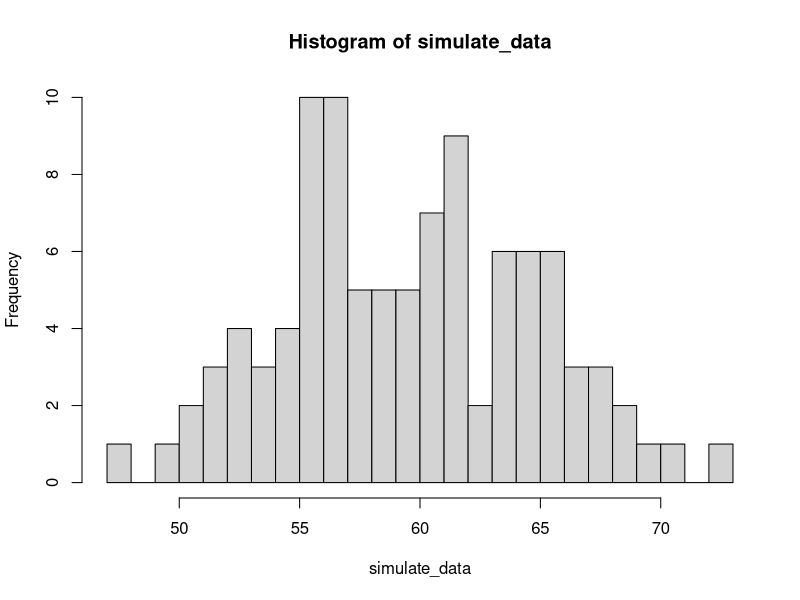
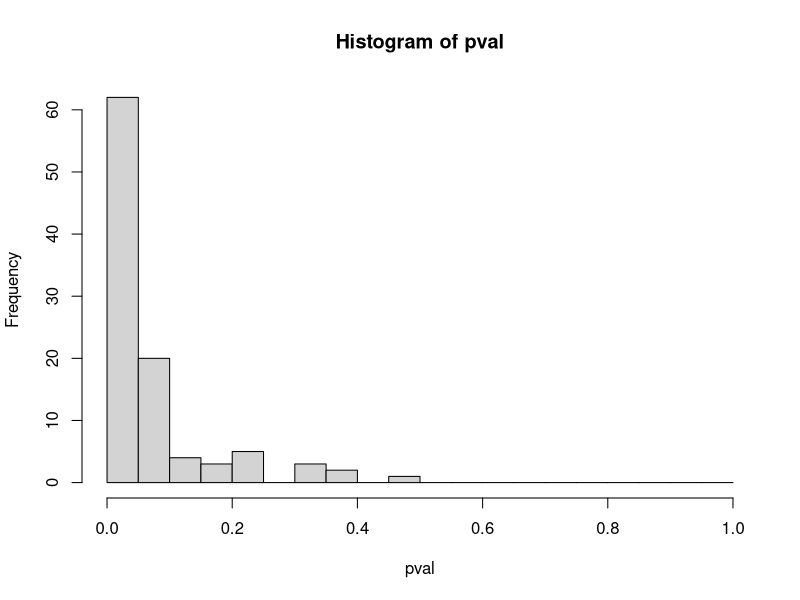

Generate these figures, in order, with R: (Note: this script raises an error after producing the figures.)
#sandbox for power app


rm(list = ls())

###user inputs
sample_size=100;
num_trials=100;
p=0.6;
hA=">0.5";
sig_level=0.05;

###logic
ps=as.matrix(rep(p,num_trials))

simulate_data <- rbinom(num_trials,sample_size,ps)

#p-values assuming null p=0.05
pval <- switch(hA,
               "two_side"= pbinom(0.5*sample_size + abs(simulate_data-0.5*sample_size),sample_size,0.5,lower.tail=F)
               + pbinom(0.5*sample_size - abs(simulate_data-0.5*sample_size),sample_size,0.5,lower.tail=T),
               "<0.5" = pbinom(0.5*sample_size - abs(simulate_data-0.5*sample_size),sample_size,0.5,lower.tail=T),
               ">0.5" = pbinom(0.5*sample_size + abs(simulate_data-0.5*sample_size),sample_size,0.5,lower.tail=F)
)

#power 
#qbinom has off-by-one errors, not sure why
#for the two sided test we'll assume a symmetric rejection interval (ie. equal mass in lower and upper tail)
power <- switch(hA,
                "two_side"= pbinom(qbinom(sig_level/2,sample_size,0.5, lower.tail=T)-1,sample_size,p,lower.tail=T)
                +pbinom(qbinom(sig_level/2,sample_size,0.5, lower.tail=T),sample_size,p,lower.tail=T),
                "<0.5" = pbinom(qbinom(sig_level,sample_size,0.5, lower.tail=T)-1,sample_size,p,lower.tail=T),
                ">0.5" = pbinom(qbinom(sig_level,sample_size,0.5, lower.tail=F),sample_size,p,lower.tail=F)
)

num_rejects=sum(pval<0.05)
est_power <- num_rejects/num_trials

hist(simulate_data,breaks=20)
hist(pval,breaks=(0:ceiling(1/sig_level)/ceiling(1/sig_level)))

mosaic(as.matrix(c(num_rejects,num_trials-num_rejects)))